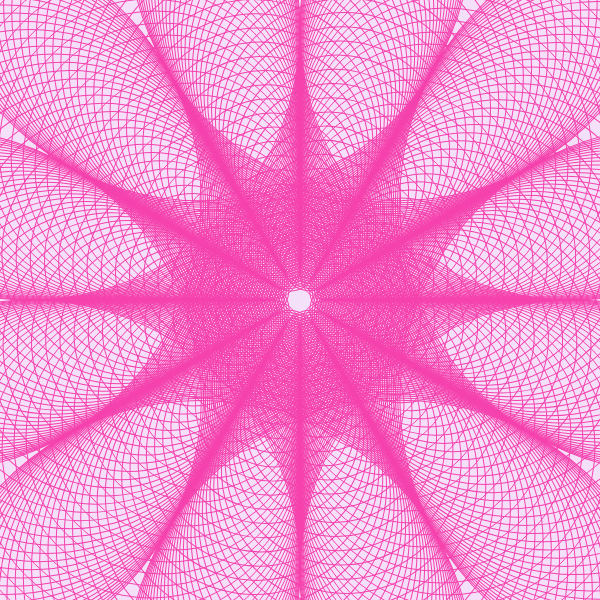
Frame 1 (no input)
Frame 60 (no input): identical to frame 1, image omitted
Frame 120 (the mouse pressed at the canvas centre since frame 60): identical to frame 1, image omitted

The p5.js sketch that drew this single still picture (run headless with seeded random() and noise() and a simulated clock; from frame 60 on, the mouse is pressed at the canvas centre):

// p5.js sketch
// ── sketch.js
//Code Snippet from Derrick McMillen https://replit.com/@demcrepl/p5js-Spirals?v=1 and // Lauren McCarthy, Casey Reas, Ben Fry

let backgroundcol;
let y = 100; // 100
let d = 130; // 130

function setup() {
    // TRY CHANGING the following variable:
    backgroundcol = color(245, 224, 250);
    createCanvas(600, 600);
    stroke(245, 66, 173);
    noFill();
    angleMode(DEGREES);
}


// function draw() {
//   ellipse(75, y, d, d);   // left
//   ellipse(175, y, d, d);  // middle
//   ellipse(275, y, d, d);  // right
// }

function draw() {
    background(backgroundcol);
    translate(width / 2, height / 2);
    // TRY CHANGING the following three variables:
    let length = 50;
    let angle = 30;
    let loops = 500;

    for(let i = 0; i < loops; i++) {
        rotate(angle);
        ellipse(-length/2, -length/2, length, length);
        length = length + 1;
    }
}
